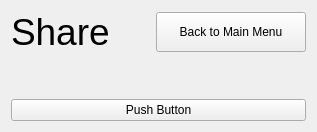
    <widget class="QWidget" name="ShareScreen">
     <layout class="QGridLayout" name="gridLayout_5">
      <item row="0" column="0">
       <layout class="QVBoxLayout" name="SS_vl">
        <item>
         <layout class="QHBoxLayout" name="SS_HeaderHL">
          <item>
           <widget class="QLabel" name="SS_LabelTitle">
            <property name="font">
             <font>
              <pointsize>28</pointsize>
             </font>
            </property>
            <property name="text">
             <string>Share</string>
            </property>
           </widget>
          </item>
          <item>
           <spacer name="SS_hs">
            <property name="orientation">
             <enum>Qt::Horizontal</enum>
            </property>
            <property name="sizeHint" stdset="0">
             <size>
              <width>40</width>
              <height>20</height>
             </size>
            </property>
           </spacer>
          </item>
          <item>
           <widget class="QPushButton" name="SS_MainMenuButton">
            <property name="sizePolicy">
             <sizepolicy hsizetype="Fixed" vsizetype="Fixed">
              <horstretch>0</horstretch>
              <verstretch>0</verstretch>
             </sizepolicy>
            </property>
            <property name="minimumSize">
             <size>
              <width>150</width>
              <height>40</height>
             </size>
            </property>
            <property name="maximumSize">
             <size>
              <width>200</width>
              <height>16777215</height>
             </size>
            </property>
            <property name="text">
             <string>Back to Main Menu</string>
            </property>
           </widget>
          </item>
         </layout>
        </item>
        <item>
         <spacer name="verticalSpacer_10">
          <property name="orientation">
           <enum>Qt::Vertical</enum>
          </property>
          <property name="sizeHint" stdset="0">
           <size>
            <width>20</width>
            <height>40</height>
           </size>
          </property>
         </spacer>
        </item>
        <item>
         <layout class="QHBoxLayout" name="SS_Random">
          <item>
           <widget class="QPushButton" name="SS_EditButton">
            <property name="text">
             <string>Push Button</string>
            </property>
           </widget>
          </item>
         </layout>
        </item>
       </layout>
      </item>
     </layout>
    </widget>
